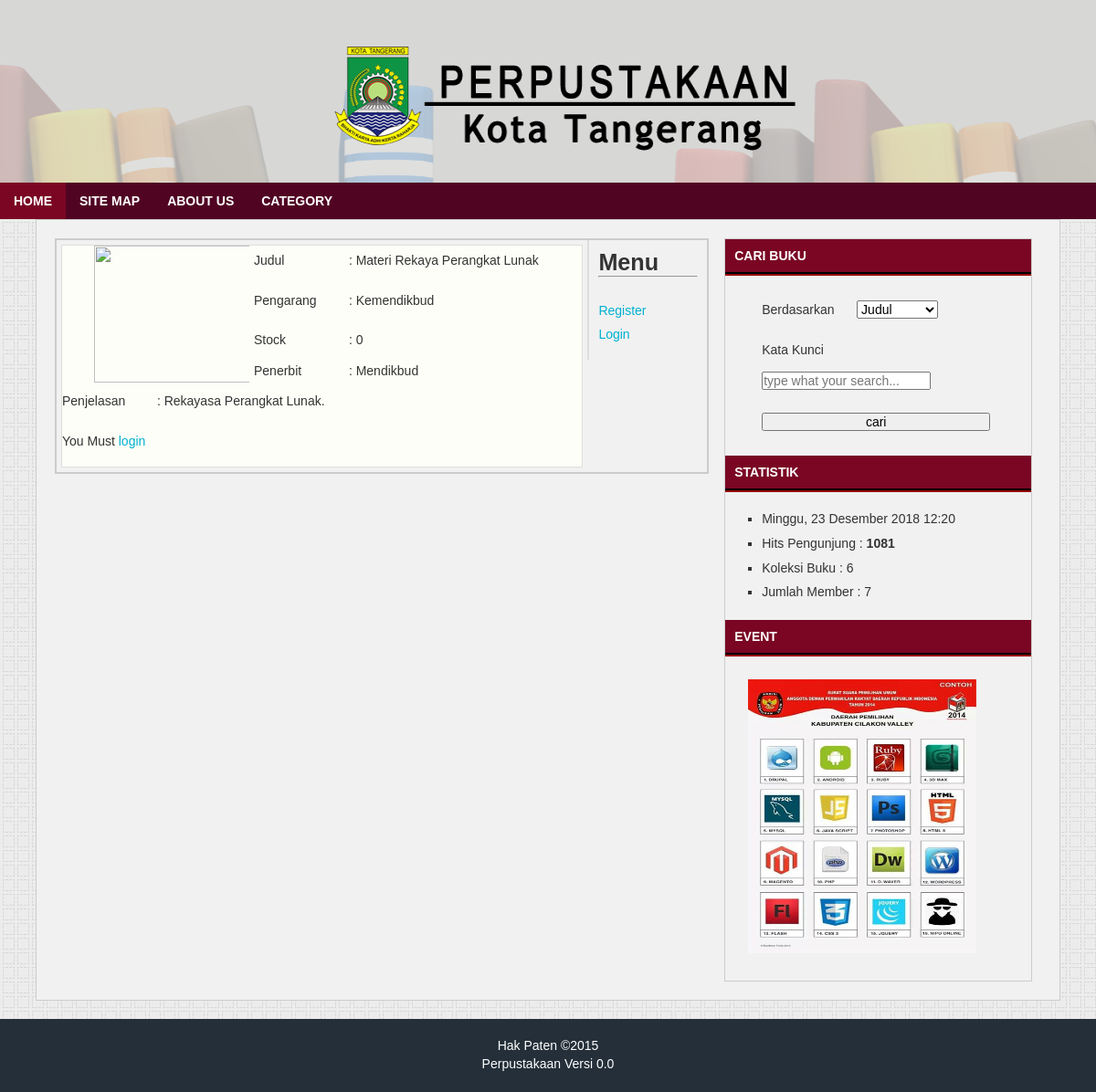
The app's page /page/buku.php?page=view&id=4 with its own data.
### tables this page shows
CREATE TABLE IF NOT EXISTS `buku` (
`id_buku` int(11) NOT NULL,
  `judul_buku` varchar(50) NOT NULL,
  `pengarang` varchar(32) NOT NULL,
  `penerbit` varchar(32) NOT NULL,
  `nama_file` text NOT NULL,
  `path_gambar` text NOT NULL,
  `stock` int(11) NOT NULL,
  `deskripsi` text NOT NULL
);

### page/buku.php (the view, shortened to what this page needs)
<?php
require_once "../koneksi.php";
include "../head.php";
?>
 <link href='../css/style.css' rel='stylesheet' type='text/css'/>
</head>
<body>
	<div id='container'>
		<?php
			include "header.php";
		?>
		<div id='main-content'>
			<section class='kiri'>
				<article>
				<?php
				$proses = isset($_GET['page']) ? $_GET['page'] : "";
				switch($proses){
					case "view":
						$id = addslashes(strip_tags($_GET['id']));
							$query = mysqli_query($koneksi,"SELECT * FROM buku WHERE id_buku='$id'");
							$q_d = mysqli_fetch_array($query);
							echo "<p style='margin-right:10px;'>
									<img src='../image/".$q_d['path_gambar']."'/>
								</p>
								<ul class='form'>
									<li>Judul</li>
									<li>:</li>
									<li>".$q_d['judul_buku']."</li>
								</ul>
								<ul class='form'>
									<li>Pengarang</li>
									<li>:</li>
									<li>".$q_d['pengarang']."</li>
								</ul>
								<ul class='form'>
									<li>Stock</li>
									<li>:</li>
									<li>".$q_d['stock']."</li>
								<ul class='form'>
									<li>Penerbit</li>
									<li>:</li>
									<li>".$q_d['penerbit']."</li>
								<ul class='form'>
									<li>Penjelasan</li>
									<li>:</li>
									<li>".$q_d['deskripsi']."</li>
								</ul>";
							echo "<ul class='form'>";
							if(isset($_SESSION['username'])&&!empty($_SESSION['username'])){
								if($_SESSION['status']==0){
									echo "<p>Anda Sudah terdaftar, tapi belum disetujui oleh admin</p>";
								}else{
									echo "<li><a href='../buku/".$q_d['nama_file']."'>Preview</a></li>";
								}
							}else{
								echo "<li>You Must <a href='../index.php'>login</a></li>";
							}
							echo "</ul>";
					break;
			}
				?>
				</article>
				<?php
					include "panel.php";
				?>
			</section>
			<aside class='kanan'>
		<?php
			include "../sidebar.php";
		?>
			</aside>
		</div>
		<?php
			include "../footer.php";
		?>
	</div>
</body>
</html>

### css/style.css (style rules this page uses)
* { margin:0px; padding:0px; font-size:100%; font:inherit; vertical-align:baseline; }
body { font:normal normal 14px/1.4 Arial,Sans-Serif; color:#333; }
a { text-decoration:none; }
a:link { color:#00B0D1; }
ul,ol { list-style:none; }
ul { list-style:disc outside; }
li { margin:.5em 0; }
.kiri { float:left; }
.kanan { float:right; }
header,section,aside,article { display:block; }
#container { background-color:#fff; word-wrap:break-word; background-image:url('../image/bg8.png') }
#main-content { background-color:#f1f1f1; margin:0 auto; overflow:hidden; max-width:90%; padding:20px; border:1px solid #ccc; }
section { width:65.9%; border:2px solid #ccc; overflow:hidden; }
article { margin:5px; float:left; background-color:#FEFEF8; border:1px solid #ddd; width:80%; }
article img { float:left; width:200px; height:150px; margin:0px 5px; }
article p { text-indent:30px; }
aside { width:31%; margin: 0 10px; border: 1px solid #ccc; overflow:hidden; }
ul.form { list-style:none; margin-bottom:10px; }
ul.form li { display:inline-block; vertical-align:middle; }
ul.form li:nth-child(1) { width:100px; }

### records on screen
buku: judul_buku "Materi Rekaya Perangkat Lunak", pengarang "Kemendikbud", stock "0", penerbit "Mendikbud", deskripsi "Rekayasa Perangkat Lunak."

### other values on screen
mysqli_num_rows(mysqli_query($koneksi,"SELECT * FROM pengunjung")) "1081"
mysqli_num_rows(mysqli_query($koneksi,"SELECT * FROM buku")) "6"
mysqli_num_rows(mysqli_query($koneksi,"SELECT * FROM akun")) "7"
